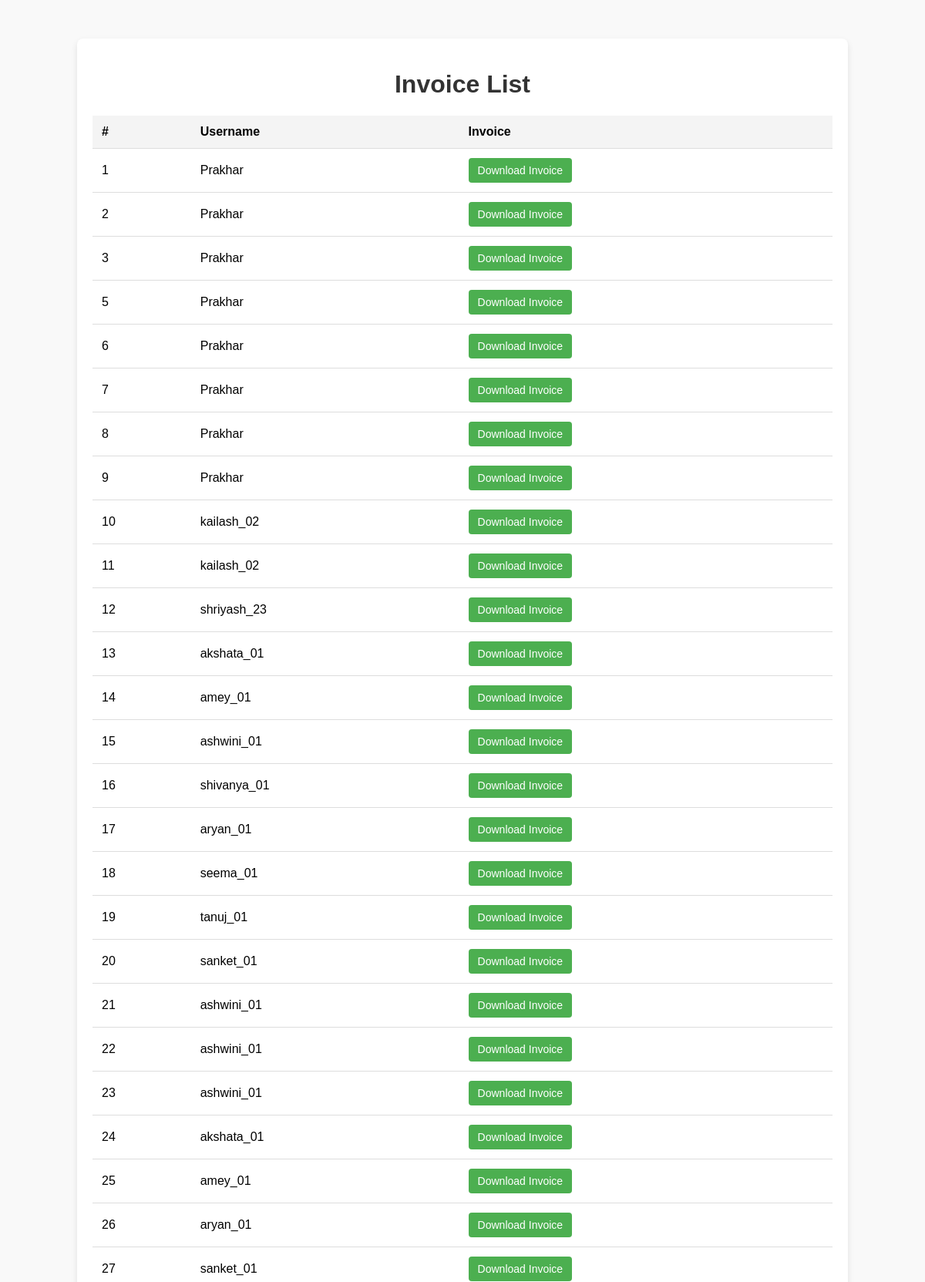
The page /invoice/list_invoices/ (upper part) on the database its author committed.
### invoice/models.py (models this page shows, shortened)
class user_inv(models.Model):
    invoice_number = models.CharField(max_length=20,unique=True)
    created_at= models.DateTimeField(auto_now_add=True)
    pdf_file = models.FileField(upload_to="invoices/",blank=True,null=True)
    order = models.ForeignKey('payment.Order',on_delete=models.CASCADE,blank=True,null=True)
    items = models.ManyToManyField('payment.OrderItem',blank=True)
    user = models.ForeignKey(User,on_delete=models.CASCADE,blank=True,null=True)

### invoice/views.py (the view)
# urls.py: path('list_invoices/',views.list_invoices,name='list_invoices')
def list_invoices(request):
   invoices = user_inv.objects.all().order_by('created_at')
   return render(request,'list_invoices.html',{'invoices':invoices})

### invoice/templates/list_invoices.html (shortened to what this page needs)
{% block content %}
<div class="container">
    <h1>Invoice List</h1>
    <table>
        <thead>
            <tr>
                <th>#</th>
                <th>Username</th>
                <th>Invoice</th>
            </tr>
        </thead>
        <tbody>
            {% for x in invoices %}
            <tr>
                <td>{{x.id}}</td>
                <td>{{x.user.username}}</td>
                <td><button class="download-button"> <a href="{% url 'invoice_view' x.id %}">Download Invoice</a></button></td>
            </tr>
            {% endfor %}
        </tbody>
    </table>
</div>
{% endblock  %}

### invoice/templates/list_invoices.html (style rules this page uses)
.container { width: 80%; margin: 50px auto; background: #fff; border-radius: 8px; box-shadow: 0 4px 8px rgba(0, 0, 0, 0.1); padding: 20px; }
h1 { text-align: center; color: #333; }
table { width: 100%; border-collapse: collapse; margin-top: 20px; }
th, td { padding: 12px; text-align: left; border-bottom: 1px solid #ddd; }
th { background-color: #f4f4f4; }
.download-button { background-color: #4CAF50; color: white; border: none; padding: 8px 12px; text-align: center; text-decoration: none; font-size: 14px; border-radius: 4px; cursor: pointer; transition: background-color 0.3s; }
.download-button a { color:white; text-decoration:none; }

### rows shown on the page
user_inv: id "1", user.username "Prakhar"
user_inv: id "2", user.username "Prakhar"
user_inv: id "3", user.username "Prakhar"
user_inv: id "5", user.username "Prakhar"
user_inv: id "6", user.username "Prakhar"
user_inv: id "7", user.username "Prakhar"
user_inv: id "8", user.username "Prakhar"
user_inv: id "9", user.username "Prakhar"
user_inv: id "10", user.username "kailash_02"
user_inv: id "11", user.username "kailash_02"
user_inv: id "12", user.username "shriyash_23"
user_inv: id "13", user.username "akshata_01"
user_inv: id "14", user.username "amey_01"
user_inv: id "15", user.username "ashwini_01"
user_inv: id "16", user.username "shivanya_01"
user_inv: id "17", user.username "aryan_01"
user_inv: id "18", user.username "seema_01"
user_inv: id "19", user.username "tanuj_01"
user_inv: id "20", user.username "sanket_01"
user_inv: id "21", user.username "ashwini_01"
user_inv: id "22", user.username "ashwini_01"
user_inv: id "23", user.username "ashwini_01"
user_inv: id "24", user.username "akshata_01"
user_inv: id "25", user.username "amey_01"
user_inv: id "26", user.username "aryan_01"
user_inv: id "27", user.username "sanket_01"
